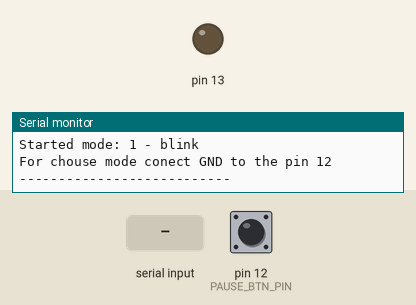
This sketch was run on a simulated Arduino Uno, built with avr-gcc and run on an emulated ATmega328P. On the bench: output pins drawn as LEDs (lit = HIGH), the last lines printed to the serial monitor. Dashed ring = blinking. The inputs (shaded band) are chosen by the test bench; at power-on: pin 12 (PAUSE_BTN_PIN) HIGH.

Above: at 1.2 s.
1.3 s: pin 12 (PAUSE_BTN_PIN) pulled LOW for 1.2 s
4.0 s: "1;" received over Serial
At 4.4 s:
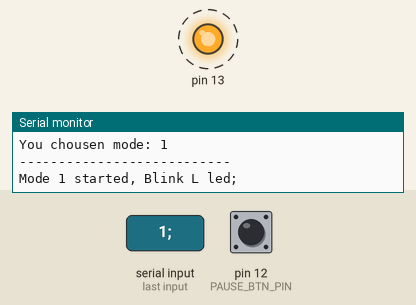
8.1 s: pin 12 (PAUSE_BTN_PIN) pulled LOW for 3.2 s
At 9.4 s:
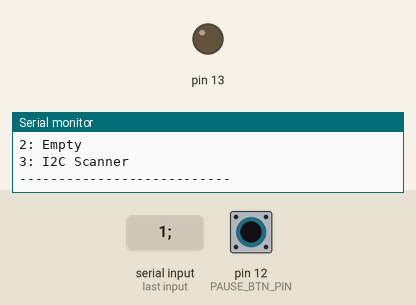
12.8 s: "90,45;" received over Serial
14.3 s: "3;" received over Serial
Timing chart, 0 to 17.3 s (numbered marks = the images above; inputs shaded):
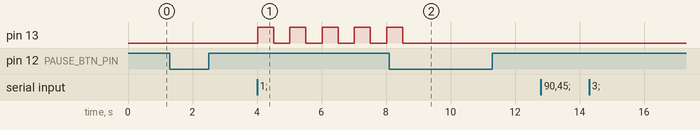

The sketch:

DisplayLoopInterface.ino
```cpp
//=======================================================
//=============this is code for interface================
#define PAUSE_BTN_PIN 12

int Mode = 1;

void setup() {
  pinMode(PAUSE_BTN_PIN, INPUT_PULLUP);
  Serial.begin(9600);
  Serial.println("---------------------------");
  Serial.println("Arduino has started");
  Serial.println("Started mode: 1 - blink");
  Serial.print("For chouse mode conect GND to the pin ");Serial.println(PAUSE_BTN_PIN);
  Serial.println("---------------------------");
}

void loop() {
  if (Mode != 0 && digitalRead(PAUSE_BTN_PIN) == LOW) {
    ActiveMode0();
  }
  LoopCouse();
}

void ActiveMode0() {
  Serial.println("---------------------------");
  Serial.print("Now active mode: ");Serial.println(Mode);
  Serial.println("End your chouse ';' -> '12;' or '1;'");
  Serial.println("Chouse mode:");
  PrintModes();
  Serial.println("---------------------------");
  Mode = 0;
}

void Mode0() {
  if (Serial.available() > 0) {
    // read the incoming byte:
    String incomingString = Serial.readStringUntil(';');
    Serial.print("You chousen mode: ");
    Serial.println(incomingString);
    Mode = incomingString.toInt();
    SetupChouse();
  }
}

void Mode1Setup() {
  Serial.println("Mode 1 started, Blink L led;");
  pinMode(13, OUTPUT);
}

void Mode1() {
  digitalWrite(13, HIGH);   // turn the LED on (HIGH is the voltage level)
  delay(500);                       // wait for a second
  digitalWrite(13, LOW);    // turn the LED off by making the voltage LOW
  delay(500);                       // wait for a second
}

//====================================================
//==this is switch...cases fore chose mode functions==

void PrintModes() {
  //list of modes
  Serial.println("1: Blink");
  Serial.println("2: Empty");
  Serial.println("3: I2C Scanner");
}

void SetupChouse() {
  //cases of setup functions
  Serial.println("---------------------------");
  switch (Mode) {
      case 1:
        Mode1Setup();
        break;
      case 3:
        Mode3Setup();
    }
}

void LoopCouse() {
  //cases of loop functions
  switch (Mode) {
      case 0:
        Mode0();
        break;
      case 1:
        Mode1();
        break;
      case 2:
        Mode2();
        break;
      case 3:
        Mode3();
        break;
      default:
        Serial.println("This mode doesn exist, chouse another;");
        Mode = 0;
    }
}

//=================================================================
//=================Write your code later===========================

void Mode2() {
   //Serial.println("Started empty mode;");
}

#include <Wire.h>
void Mode3Setup() {
   Serial.println("Started I2C Scanner;");
}

void Mode3() {
  byte error, address;
  int nDevices;

  Serial.println("Scanning...");

  nDevices = 0;
  for(address = 1; address < 127; address++ )
  {
    // The i2c_scanner uses the return value of
    // the Write.endTransmisstion to see if
    // a device did acknowledge to the address.
    Wire.beginTransmission(address);
    error = Wire.endTransmission();

    if (error == 0)
    {
      Serial.print("I2C device found at address 0x");
      if (address<16)
        Serial.print("0");
      Serial.print(address,HEX);
      Serial.println("  !");

      nDevices++;
    }
    else if (error==4)
    {
      Serial.print("Unknown error at address 0x");
      if (address<16)
        Serial.print("0");
      Serial.println(address,HEX);
    }
  }
  if (nDevices == 0)
    Serial.println("No I2C devices found\n");
  else
    Serial.println("done\n");

  delay(5000);           // wait 5 seconds for next scan
}
```

Measured:
- after the input at 4.0 s, pin 13: alternates HIGH for 0.50 s and LOW for 0.50 s, starting at once
- after the input at 8.1 s, pin 13: goes on until 8.5 s, then stays LOW
